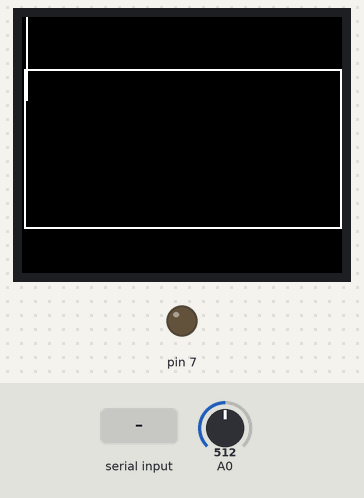
Recording of a sketch running on a simulated Arduino Uno, built with avr-gcc and run on an emulated ATmega328P. Shown: 160×128 colour display, output pins drawn as LEDs (lit = HIGH). The inputs (shaded band) are chosen by the test bench; at power-on: A0 = 512. What the sketch prints to the serial monitor is not drawn.

Above: at 1.4 s.
1.5 s: "R" received over Serial
At 2.4 s:
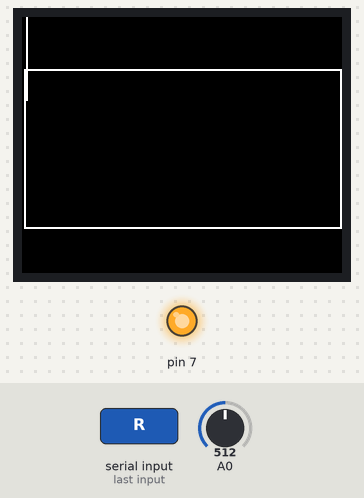
3.0 s: "S" received over Serial
At 3.5 s:
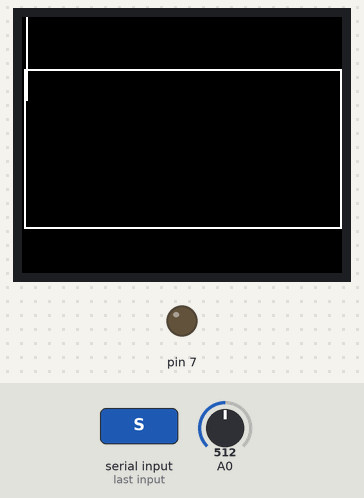
Timing chart, 0 to 6.0 s (numbered marks = the images above; inputs shaded):
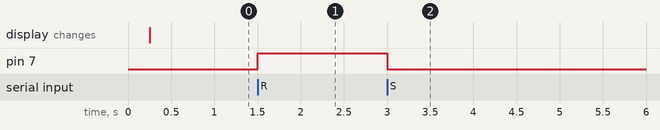

Measured:
- after the input at 1.5 s, pin 7: LOW → HIGH at once
- after the input at 3.0 s, pin 7: HIGH → LOW at once

The sketch:

pulseDAQ-AD8232.ino
```cpp
//####################################################################################################
//
//  Issues:
//    * no time stamp reset
//    * micros() rolls over at ~71min, millis() may not be accurate enough?
//    * implemented rollover check with switching to next_read, micros() should be fine for sample rate, and time stamp to be writen out as is, rollover possible.
//
//####################################################################################################

//  INCLUDE SPI AND DISPLAY DRIVER
#include <Adafruit_ST7735.h>
#include <SPI.h>

//  DEFINE PINS FOR HARDWARE SPI (11 AND 13 FOR MOSI AND SCLK)
#define RESET  8
#define DC     9
#define CS    10
Adafruit_ST7735 TFTscreen = Adafruit_ST7735(CS, DC, RESET);

//  DEFINE VARIABLES
unsigned long period = 5000;        // 5000us : 200Hz <-- for micros()
unsigned long next_read;            // next interval to read
unsigned long start;                // micros at start recording
unsigned long inc;
unsigned long micros_;              // micros value as variable
int signal_;                        // signal pulled from analogRead
int xpos = 2;                       // plotting position in x-value
int yold;                           // previous assigned y-value
char ser_read = 'S';                // serial read character for status LED

//  RUN SETUP
void setup() {
  //  INIT SCREEN
  TFTscreen.initR(INITR_BLACKTAB);
  TFTscreen.setRotation(3);
  TFTscreen.invertDisplay(1);
  TFTscreen.fillScreen(ST77XX_BLACK);
  TFTscreen.drawRect(1, 26 , 159, 80, ST77XX_WHITE);

  //  INIT LED FOR STATUS
  pinMode(7, OUTPUT);

  //  ADJUST NEXT READ AND START AFTER INIT
  next_read = micros();
  start = next_read;

  //  START SERIAL
  Serial.begin(57600);
}

//  RUN LOOP
void loop() {
  //  CHECK FOR SERIAL READ
  if (Serial.available()) {
    ser_read = Serial.read();
  }
  //  SET STATUS LED ACCORDING TO SERIAL READ
  if (ser_read == 'R') {
    digitalWrite(7, HIGH);
  }
  else if (ser_read == 'S') {
    digitalWrite(7, LOW);
  }

  //  GRAB CURRENT TIME
  micros_ = micros();

  //  CHECK IF NEXT READ IS SATISFIED (ROLLOVER POSSIBLE)
  if ((micros_ >= next_read) && (micros_-next_read < 2*period)) {
    //  CHECK IF LEAD-OFF DETECTED (UNUSED FOR NOW)
    //if((digitalRead(1) == 1)||(digitalRead(2) == 1)){
    //  Serial.println('!');
    //}

    //  GRAB ANALOG VALUE
    signal_ = analogRead(A0);

    //  PRINT TIME AND SIGNAL TO SERIAL
    Serial.print(micros_-start);
    Serial.print(",");
    Serial.println(signal_);

    //  ASSIGN NEXT READ TIME
    next_read += period;

    //  PLOTTING TO TFT
    //  INTERPOLATE SIGNAL TO SCREEN
    int ypos = map(signal_,0,700,27,104);

    inc++;
    if (inc%2 == 0) {
      // ITERATE OVER SCREEN WIDTH
      if (xpos >= 158) {
        xpos = 2;
        TFTscreen.drawLine(xpos, 27, xpos, 104, ST77XX_BLACK);
      }
      else {
        TFTscreen.drawLine(xpos-1, ypos, xpos, yold, ST77XX_WHITE);
        TFTscreen.drawLine(xpos+1, 27, xpos+1, 104, ST77XX_BLACK);
        xpos++;
      }

      //  SET SIGNAL VALUE TO OLD FOR NEXT READ
      yold = ypos;
    }
  }
}
```
